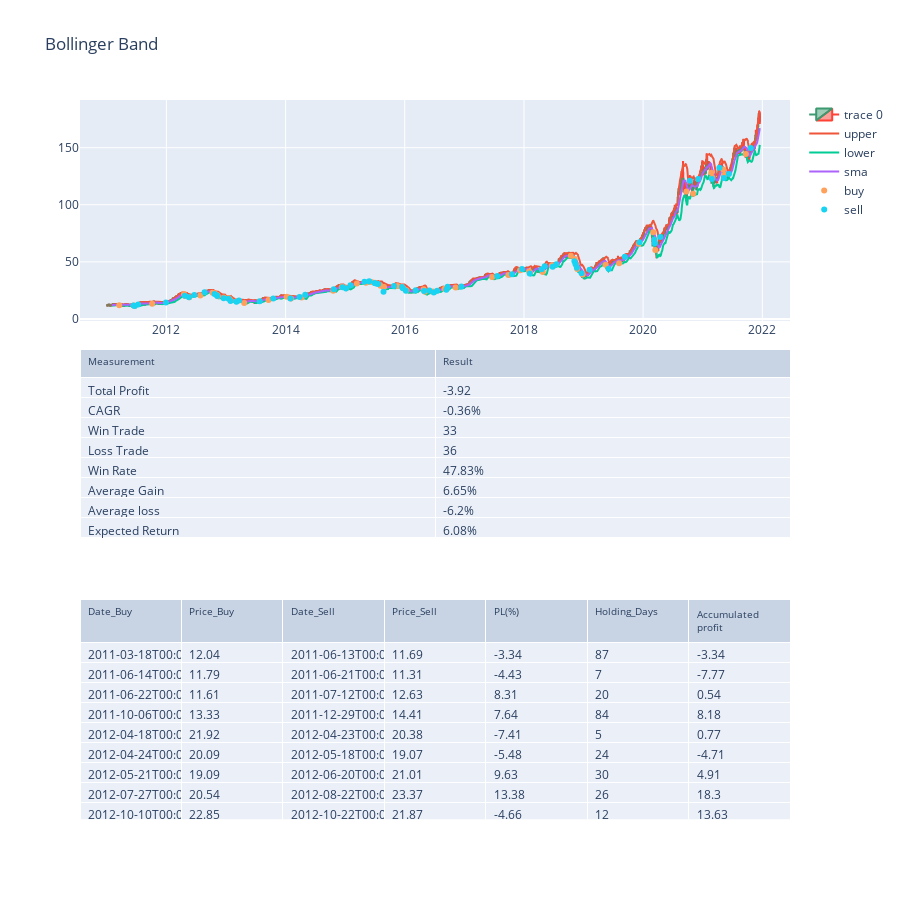

The cell this chart's notebook holds for it:
### Code cell
#10.Plot graph

fig = make_subplots(rows=3, cols=1,shared_xaxes=True, vertical_spacing=0.04,
specs=[[{"type": "scatter"}],
          [{"type": "table"}],[{"type": "table"}]])

buy = df_Trading[['Date_Buy','Price_Buy']].copy()
sell = df_Trading[['Date_Sell','Price_Sell']].copy()
    
fig.add_trace(go.Candlestick(x=df_signal['Date'],
                open=df_signal['Open'],
                high=df_signal['High'],
                low=df_signal['Low'],
                close=df_signal['Close']),row=1,col=1)

    #fig.add_trace(go.Scatter(x = df_signal['Date'], y=df_signal['Close'],mode='lines',name='Close'),row= 1,col =1)
fig.add_trace(go.Scatter(x = df_signal['Date'], y=df_signal['upper'],mode='lines',name='upper'),row= 1,col =1)
fig.add_trace(go.Scatter(x = df_signal['Date'], y=df_signal['lower'],mode='lines',name='lower'),row= 1,col =1)
fig.add_trace(go.Scatter(x = df_signal['Date'], y=df_signal['sma'],mode='lines',name='sma'),row= 1,col =1)
fig.add_trace(go.Scatter(x = buy['Date_Buy'], y=buy['Price_Buy'],mode='markers',name='buy'),row= 1,col =1)
fig.add_trace(go.Scatter(x = sell['Date_Sell'], y=sell['Price_Sell'],mode='markers',name='sell'),row= 1,col =1)
    
fig.add_trace(go.Table(header=dict(values=df_summary.columns,font=dict(size=10),align="left"),
            cells=dict(values=[df_summary[k].tolist() for k in df_summary.columns],align = "left")),row=2, col=1)

fig.add_trace(go.Table(header=dict(values=df_Trading.columns,font=dict(size=10),align="left"),
            cells=dict(values=[df_Trading[k].tolist() for k in df_Trading.columns],align = "left")),row=3, col=1)

fig.update_layout( height=900, showlegend=True, title_text='Bollinger Band',)
fig.update_layout(xaxis_rangeslider_visible=False)
    
fig.show()

### Figure 1 — Plotly figure (JSON) as saved in the notebook; plotly's stock layout.template omitted (floating-point values rounded to 4 significant figures; data arrays with more than 128 entries replaced by an {"elided": "..."} marker saying what was removed)
{"data": [{"close": {"elided": "2758 float values"}, "high": {"elided": "2758 float values"}, "low": {"elided": "2758 float values"}, "open": {"elided": "2758 float values"}, "type": "candlestick", "x": {"elided": "2758 str values"}, "xaxis": "x", "yaxis": "y"}, {"mode": "lines", "name": "upper", "type": "scatter", "x": {"elided": "2758 str values"}, "xaxis": "x", "y": {"elided": "2758 float values"}, "yaxis": "y"}, {"mode": "lines", "name": "lower", "type": "scatter", "x": {"elided": "2758 str values"}, "xaxis": "x", "y": {"elided": "2758 float values"}, "yaxis": "y"}, {"mode": "lines", "name": "sma", "type": "scatter", "x": {"elided": "2758 str values"}, "xaxis": "x", "y": {"elided": "2758 float values"}, "yaxis": "y"}, {"mode": "markers", "name": "buy", "type": "scatter", "x": ["2011-03-18T00:00:00", "2011-06-14T00:00:00", "2011-06-22T00:00:00", "2011-10-06T00:00:00", "2012-04-18T00:00:00", "2012-04-24T00:00:00", "2012-05-21T00:00:00", "2012-07-27T00:00:00", "2012-10-10T00:00:00", "2012-10-23T00:00:00", "2012-11-06T00:00:00", "2012-11-12T00:00:00", "2012-12-18T00:00:00", "2013-01-17T00:00:00", "2013-01-29T00:00:00", "2013-03-06T00:00:00", "2013-04-22T00:00:00", "2013-09-18T00:00:00", "2014-01-07T00:00:00", "2014-02-03T00:00:00", "2014-04-09T00:00:00", "2014-10-20T00:00:00", "2014-12-11T00:00:00", "2014-12-18T00:00:00", "2015-01-07T00:00:00", "2015-03-13T00:00:00", "2015-05-08T00:00:00", "2015-06-11T00:00:00", "2015-07-01T00:00:00", "2015-07-13T00:00:00", "2015-08-06T00:00:00", "2015-08-27T00:00:00", "2015-11-18T00:00:00", "2015-12-17T00:00:00", "2015-12-22T00:00:00", "2016-01-12T00:00:00", "2016-04-26T00:00:00", "2016-05-04T00:00:00", "2016-06-22T00:00:00", "2016-06-29T00:00:00", "2016-09-01T00:00:00", "2016-09-13T00:00:00", "2016-11-08T00:00:00", "2017-06-20T00:00:00", "2017-09-27T00:00:00", "2017-12-08T00:00:00", "2018-02-01T00:00:00", "2018-02-07T00:00:00", "2018-04-26T00:00:00", "2018-06-21T00:00:00", "2018-06-27T00:00:00", "2018-10-15T00:00:00", "2018-11-08T00:00:00", "2018-11-16T00:00:00", "2018-11-23T00:00:00", "2018-12-27T00:00:00", "2019-05-16T00:00:00", "2019-08-07T00:00:00", "2019-12-05T00:00:00", "2020-03-03T00:00:00", "2020-03-11T00:00:00", "2020-03-16T00:00:00", "2020-09-23T00:00:00", "2020-11-03T00:00:00", "2021-02-22T00:00:00", "2021-03-01T00:00:00", "2021-05-07T00:00:00", "2021-05-14T00:00:00", "2021-09-22T00:00:00"], "xaxis": "x", "y": [12.04, 11.79, 11.61, 13.33, 21.92, 20.09, 19.09, 20.54, 22.85, 22.54, 21.08, 19.79, 18.75, 18.23, 16.38, 15.52, 14.02, 16.54, 19.44, 17.95, 18.67, 24.58, 28.07, 27.97, 26.8, 31.1, 31.67, 32.29, 31.73, 31.26, 28.99, 28.06, 28.94, 28, 26.85, 25.14, 25.98, 23.8, 24.06, 23.49, 26.53, 26.88, 27.58, 36.72, 38.45, 42.62, 41.79, 40.77, 41.03, 46.81, 46.31, 55.29, 52.49, 47.62, 43.74, 38.96, 47.48, 48.85, 65.95, 75.92, 69.35, 60.49, 111.6, 109.7, 128.0, 123.8, 130.8, 126.2, 144.4], "yaxis": "y"}, {"mode": "markers", "name": "sell", "type": "scatter", "x": ["2011-06-13T00:00:00", "2011-06-21T00:00:00", "2011-07-12T00:00:00", "2011-12-29T00:00:00", "2012-04-23T00:00:00", "2012-05-18T00:00:00", "2012-06-20T00:00:00", "2012-08-22T00:00:00", "2012-10-22T00:00:00", "2012-11-05T00:00:00", "2012-11-08T00:00:00", "2012-12-17T00:00:00", "2013-01-16T00:00:00", "2013-01-28T00:00:00", "2013-03-05T00:00:00", "2013-03-21T00:00:00", "2013-07-26T00:00:00", "2013-10-17T00:00:00", "2014-01-30T00:00:00", "2014-03-27T00:00:00", "2014-05-01T00:00:00", "2014-10-23T00:00:00", "2014-12-15T00:00:00", "2015-01-06T00:00:00", "2015-02-02T00:00:00", "2015-04-29T00:00:00", "2015-05-28T00:00:00", "2015-06-30T00:00:00", "2015-07-09T00:00:00", "2015-07-22T00:00:00", "2015-08-24T00:00:00", "2015-10-27T00:00:00", "2015-12-15T00:00:00", "2015-12-21T00:00:00", "2016-01-08T00:00:00", "2016-03-08T00:00:00", "2016-04-28T00:00:00", "2016-05-31T00:00:00", "2016-06-27T00:00:00", "2016-07-18T00:00:00", "2016-09-12T00:00:00", "2016-09-20T00:00:00", "2016-12-13T00:00:00", "2017-07-21T00:00:00", "2017-10-19T00:00:00", "2017-12-20T00:00:00", "2018-02-05T00:00:00", "2018-04-19T00:00:00", "2018-05-08T00:00:00", "2018-06-26T00:00:00", "2018-07-18T00:00:00", "2018-11-06T00:00:00", "2018-11-13T00:00:00", "2018-11-21T00:00:00", "2018-12-20T00:00:00", "2019-02-07T00:00:00", "2019-06-04T00:00:00", "2019-09-11T00:00:00", "2019-12-10T00:00:00", "2020-03-10T00:00:00", "2020-03-13T00:00:00", "2020-04-16T00:00:00", "2020-10-14T00:00:00", "2020-12-04T00:00:00", "2021-02-26T00:00:00", "2021-04-13T00:00:00", "2021-05-11T00:00:00", "2021-06-10T00:00:00", "2021-10-22T00:00:00"], "xaxis": "x", "y": [11.69, 11.31, 12.63, 14.41, 20.38, 19.07, 21.01, 23.37, 21.87, 20.84, 20.02, 18.18, 17.67, 15.64, 15.05, 16.08, 15.55, 17.86, 17.95, 19.29, 21.14, 26.02, 27.67, 26.64, 29.51, 32.54, 32.97, 31.39, 30.96, 30.5, 23.72, 28.85, 27.99, 26.82, 24.64, 25.19, 24.4, 24.9, 23.25, 24.67, 25.66, 28.26, 28.46, 37.5, 39.19, 43.72, 39.78, 43.44, 46.25, 45.75, 47.94, 50.48, 47.91, 44.93, 40.1, 43.1, 43.86, 54.52, 67.15, 69.29, 66.22, 71.85, 121, 122.6, 122.6, 132.4, 123.5, 127.0, 149.7], "yaxis": "y"}, {"cells": {"align": "left", "values": [["Total Profit", "CAGR", "Win Trade", "Loss Trade ", "Win Rate", "Average Gain", "Average loss", "Expected Return"], [-3.92, "-0.36%", 33, 36, "47.83%", "6.65%", "-6.2%", "6.08%"]]}, "domain": {"x": [0, 1], "y": [0.3467, 0.6533]}, "header": {"align": "left", "font": {"size": 10}, "values": ["Measurement", "Result"]}, "type": "table"}, {"cells": {"align": "left", "values": {"elided": "7x69 mixed values"}}, "domain": {"x": [0, 1], "y": [0, 0.3067]}, "header": {"align": "left", "font": {"size": 10}, "values": ["Date_Buy", "Price_Buy", "Date_Sell", "Price_Sell", "PL(%)", "Holding_Days", "Accumulated profit"]}, "type": "table"}], "layout": {"height": 900, "showlegend": true, "title": {"text": "Bollinger Band"}, "xaxis": {"anchor": "y", "domain": [0, 1], "rangeslider": {"visible": false}}, "yaxis": {"anchor": "x", "domain": [0.6933, 1]}}}
